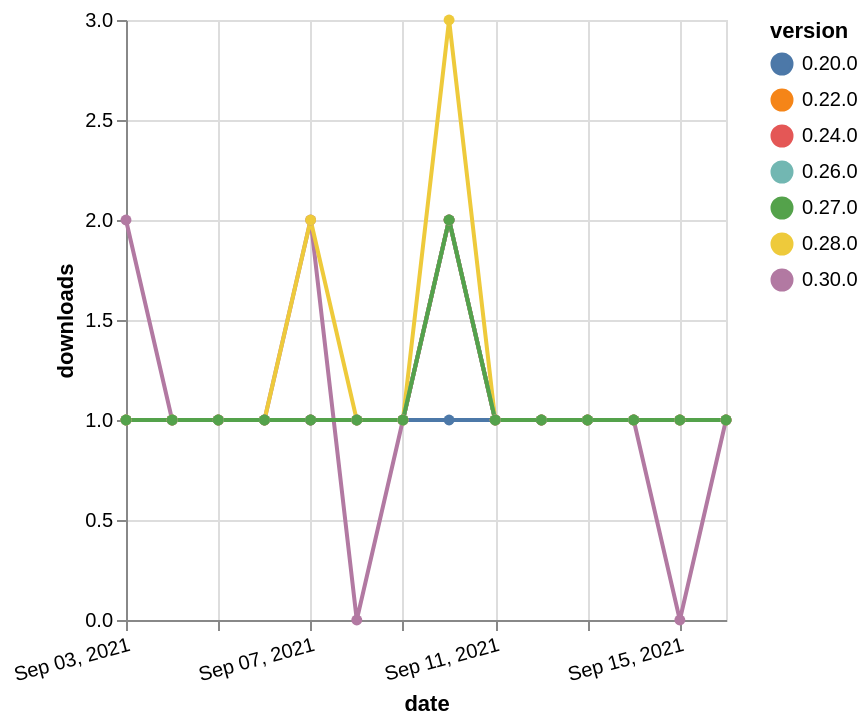

Here is the Vega-Lite specification saved for this chart:
### Vega-Lite specification from a JSON file in a GitHub repository (floating-point values rounded to 4 significant figures)
{"$schema": "https://vega.github.io/schema/vega-lite/v5.json", "description": "A simple bar chart with embedded data.", "data": {"values": [{"date": "2021-09-03", "total": 343, "delta": 1, "version": "0.20.0"}, {"date": "2021-09-04", "total": 344, "delta": 1, "version": "0.20.0"}, {"date": "2021-09-05", "total": 345, "delta": 1, "version": "0.20.0"}, {"date": "2021-09-06", "total": 346, "delta": 1, "version": "0.20.0"}, {"date": "2021-09-07", "total": 347, "delta": 1, "version": "0.20.0"}, {"date": "2021-09-08", "total": 348, "delta": 1, "version": "0.20.0"}, {"date": "2021-09-09", "total": 349, "delta": 1, "version": "0.20.0"}, {"date": "2021-09-10", "total": 350, "delta": 1, "version": "0.20.0"}, {"date": "2021-09-11", "total": 351, "delta": 1, "version": "0.20.0"}, {"date": "2021-09-12", "total": 352, "delta": 1, "version": "0.20.0"}, {"date": "2021-09-13", "total": 353, "delta": 1, "version": "0.20.0"}, {"date": "2021-09-14", "total": 354, "delta": 1, "version": "0.20.0"}, {"date": "2021-09-15", "total": 355, "delta": 1, "version": "0.20.0"}, {"date": "2021-09-16", "total": 356, "delta": 1, "version": "0.20.0"}, {"date": "2021-09-03", "total": 286, "delta": 1, "version": "0.22.0"}, {"date": "2021-09-04", "total": 287, "delta": 1, "version": "0.22.0"}, {"date": "2021-09-05", "total": 288, "delta": 1, "version": "0.22.0"}, {"date": "2021-09-06", "total": 289, "delta": 1, "version": "0.22.0"}, {"date": "2021-09-07", "total": 290, "delta": 1, "version": "0.22.0"}, {"date": "2021-09-08", "total": 291, "delta": 1, "version": "0.22.0"}, {"date": "2021-09-09", "total": 292, "delta": 1, "version": "0.22.0"}, {"date": "2021-09-10", "total": 294, "delta": 2, "version": "0.22.0"}, {"date": "2021-09-11", "total": 295, "delta": 1, "version": "0.22.0"}, {"date": "2021-09-12", "total": 296, "delta": 1, "version": "0.22.0"}, {"date": "2021-09-13", "total": 297, "delta": 1, "version": "0.22.0"}, {"date": "2021-09-14", "total": 298, "delta": 1, "version": "0.22.0"}, {"date": "2021-09-15", "total": 299, "delta": 1, "version": "0.22.0"}, {"date": "2021-09-16", "total": 300, "delta": 1, "version": "0.22.0"}, {"date": "2021-09-03", "total": 113, "delta": 2, "version": "0.30.0"}, {"date": "2021-09-04", "total": 114, "delta": 1, "version": "0.30.0"}, {"date": "2021-09-05", "total": 115, "delta": 1, "version": "0.30.0"}, {"date": "2021-09-06", "total": 116, "delta": 1, "version": "0.30.0"}, {"date": "2021-09-07", "total": 118, "delta": 2, "version": "0.30.0"}, {"date": "2021-09-08", "total": 118, "delta": 0, "version": "0.30.0"}, {"date": "2021-09-09", "total": 119, "delta": 1, "version": "0.30.0"}, {"date": "2021-09-10", "total": 121, "delta": 2, "version": "0.30.0"}, {"date": "2021-09-11", "total": 122, "delta": 1, "version": "0.30.0"}, {"date": "2021-09-12", "total": 123, "delta": 1, "version": "0.30.0"}, {"date": "2021-09-13", "total": 124, "delta": 1, "version": "0.30.0"}, {"date": "2021-09-14", "total": 125, "delta": 1, "version": "0.30.0"}, {"date": "2021-09-15", "total": 125, "delta": 0, "version": "0.30.0"}, {"date": "2021-09-16", "total": 126, "delta": 1, "version": "0.30.0"}, {"date": "2021-09-03", "total": 167, "delta": 1, "version": "0.24.0"}, {"date": "2021-09-04", "total": 168, "delta": 1, "version": "0.24.0"}, {"date": "2021-09-05", "total": 169, "delta": 1, "version": "0.24.0"}, {"date": "2021-09-06", "total": 170, "delta": 1, "version": "0.24.0"}, {"date": "2021-09-07", "total": 171, "delta": 1, "version": "0.24.0"}, {"date": "2021-09-08", "total": 172, "delta": 1, "version": "0.24.0"}, {"date": "2021-09-09", "total": 173, "delta": 1, "version": "0.24.0"}, {"date": "2021-09-10", "total": 175, "delta": 2, "version": "0.24.0"}, {"date": "2021-09-11", "total": 176, "delta": 1, "version": "0.24.0"}, {"date": "2021-09-12", "total": 177, "delta": 1, "version": "0.24.0"}, {"date": "2021-09-13", "total": 178, "delta": 1, "version": "0.24.0"}, {"date": "2021-09-14", "total": 179, "delta": 1, "version": "0.24.0"}, {"date": "2021-09-15", "total": 180, "delta": 1, "version": "0.24.0"}, {"date": "2021-09-16", "total": 181, "delta": 1, "version": "0.24.0"}, {"date": "2021-09-03", "total": 169, "delta": 1, "version": "0.28.0"}, {"date": "2021-09-04", "total": 170, "delta": 1, "version": "0.28.0"}, {"date": "2021-09-05", "total": 171, "delta": 1, "version": "0.28.0"}, {"date": "2021-09-06", "total": 172, "delta": 1, "version": "0.28.0"}, {"date": "2021-09-07", "total": 174, "delta": 2, "version": "0.28.0"}, {"date": "2021-09-08", "total": 175, "delta": 1, "version": "0.28.0"}, {"date": "2021-09-09", "total": 176, "delta": 1, "version": "0.28.0"}, {"date": "2021-09-10", "total": 179, "delta": 3, "version": "0.28.0"}, {"date": "2021-09-11", "total": 180, "delta": 1, "version": "0.28.0"}, {"date": "2021-09-12", "total": 181, "delta": 1, "version": "0.28.0"}, {"date": "2021-09-13", "total": 182, "delta": 1, "version": "0.28.0"}, {"date": "2021-09-14", "total": 183, "delta": 1, "version": "0.28.0"}, {"date": "2021-09-15", "total": 184, "delta": 1, "version": "0.28.0"}, {"date": "2021-09-16", "total": 185, "delta": 1, "version": "0.28.0"}, {"date": "2021-09-03", "total": 141, "delta": 1, "version": "0.26.0"}, {"date": "2021-09-04", "total": 142, "delta": 1, "version": "0.26.0"}, {"date": "2021-09-05", "total": 143, "delta": 1, "version": "0.26.0"}, {"date": "2021-09-06", "total": 144, "delta": 1, "version": "0.26.0"}, {"date": "2021-09-07", "total": 145, "delta": 1, "version": "0.26.0"}, {"date": "2021-09-08", "total": 146, "delta": 1, "version": "0.26.0"}, {"date": "2021-09-09", "total": 147, "delta": 1, "version": "0.26.0"}, {"date": "2021-09-10", "total": 149, "delta": 2, "version": "0.26.0"}, {"date": "2021-09-11", "total": 150, "delta": 1, "version": "0.26.0"}, {"date": "2021-09-12", "total": 151, "delta": 1, "version": "0.26.0"}, {"date": "2021-09-13", "total": 152, "delta": 1, "version": "0.26.0"}, {"date": "2021-09-14", "total": 153, "delta": 1, "version": "0.26.0"}, {"date": "2021-09-15", "total": 154, "delta": 1, "version": "0.26.0"}, {"date": "2021-09-16", "total": 155, "delta": 1, "version": "0.26.0"}, {"date": "2021-09-03", "total": 136, "delta": 1, "version": "0.27.0"}, {"date": "2021-09-04", "total": 137, "delta": 1, "version": "0.27.0"}, {"date": "2021-09-05", "total": 138, "delta": 1, "version": "0.27.0"}, {"date": "2021-09-06", "total": 139, "delta": 1, "version": "0.27.0"}, {"date": "2021-09-07", "total": 140, "delta": 1, "version": "0.27.0"}, {"date": "2021-09-08", "total": 141, "delta": 1, "version": "0.27.0"}, {"date": "2021-09-09", "total": 142, "delta": 1, "version": "0.27.0"}, {"date": "2021-09-10", "total": 144, "delta": 2, "version": "0.27.0"}, {"date": "2021-09-11", "total": 145, "delta": 1, "version": "0.27.0"}, {"date": "2021-09-12", "total": 146, "delta": 1, "version": "0.27.0"}, {"date": "2021-09-13", "total": 147, "delta": 1, "version": "0.27.0"}, {"date": "2021-09-14", "total": 148, "delta": 1, "version": "0.27.0"}, {"date": "2021-09-15", "total": 149, "delta": 1, "version": "0.27.0"}, {"date": "2021-09-16", "total": 150, "delta": 1, "version": "0.27.0"}]}, "width": "container", "mark": {"type": "line", "point": {"filled": true}}, "encoding": {"x": {"field": "date", "type": "temporal", "timeUnit": "yearmonthdate", "title": "date", "axis": {"labelAngle": -15}}, "y": {"field": "delta", "type": "quantitative", "title": "downloads"}, "color": {"field": "version", "type": "nominal"}, "tooltip": {"field": "delta"}}}
